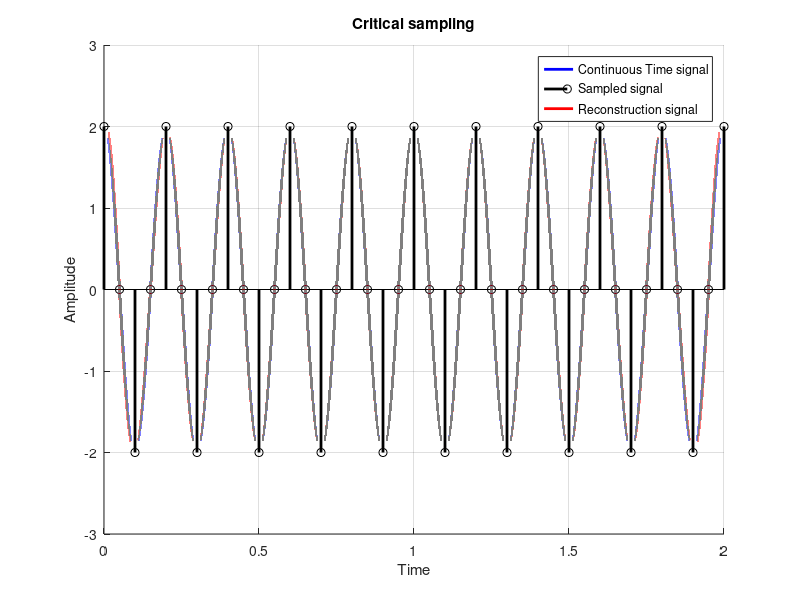

Write MATLAB code to recreate this figure.
clc; % clears the command window
clear all; % clears the variables in workspace
close all; % closes all figure windows

f1 = input("Enter the first frequency: ");
f2 = input("Enter the second frequency: ");

fm = max(f1, f2);
nr = 2*fm;

% Oversampling

fs = 2*nr;
ts = 1/fs;
tc = 0:1e-6:(40*ts); % analog time axis

xc = cos(2*pi*f1*tc) + cos(2*pi*f2*tc); % analog signal

td = 0:ts:(40*ts);

xd = cos(2*pi*f1*td) + cos(2*pi*f2*td);

% Reconstruction

N = length(td);
n = 0:N-1;

xr = zeros(size(tc));
sinc_train = zeros(N, length(tc));

for n=0:N-1
    sinc_train(n+1,:) = sinc((tc-n*ts)/ts);
    current_sinc = xd(n+1) * sinc_train(n+1,:);
    xr = xr + current_sinc;
end

%xr = sd *sinc((tc - n'*ts) / ts);

figure(1);
hold on;
grid on;

plot(tc, xc, 'b', 'LineWidth', 2);
stem(td, xd, 'k', 'LineWidth', 2);
plot(tc, xr, 'r', 'LineWidth', 2);

legend('Continuous Time signal', 'Sampled signal', 'Reconstruction signal');

xlabel('Time');
ylabel('Amplitude');
title('Critical sampling');
